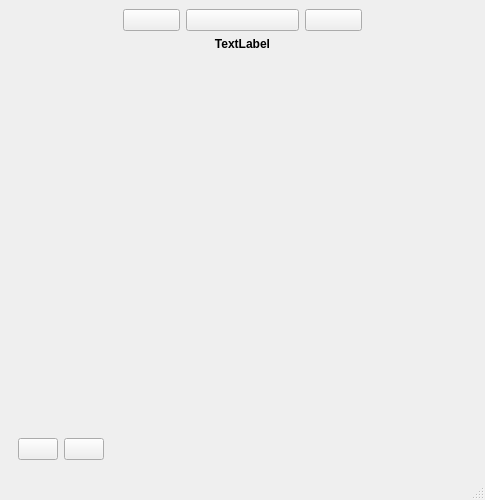
<?xml version="1.0" encoding="UTF-8"?>
<ui version="4.0">
 <class>MainWindow</class>
 <widget class="QMainWindow" name="MainWindow">
  <property name="geometry">
   <rect>
    <x>0</x>
    <y>0</y>
    <width>485</width>
    <height>500</height>
   </rect>
  </property>
  <property name="windowTitle">
   <string>Harvest Timer</string>
  </property>
  <widget class="QWidget" name="centralwidget">
   <layout class="QVBoxLayout" name="verticalLayout_2">
    <item>
     <layout class="QGridLayout" name="gridLayout_2" columnstretch="2,1,2,1,2">
      <item row="0" column="1">
       <widget class="QPushButton" name="date_back_button">
        <property name="layoutDirection">
         <enum>Qt::LeftToRight</enum>
        </property>
        <property name="text">
         <string notr="true"/>
        </property>
        <property name="icon">
         <iconset theme="go-previous">
          <normaloff>.</normaloff>.</iconset>
        </property>
       </widget>
      </item>
      <item row="0" column="0">
       <spacer name="horizontalSpacer_2">
        <property name="orientation">
         <enum>Qt::Horizontal</enum>
        </property>
        <property name="sizeHint" stdset="0">
         <size>
          <width>40</width>
          <height>20</height>
         </size>
        </property>
       </spacer>
      </item>
      <item row="0" column="3">
       <widget class="QPushButton" name="date_forward_button">
        <property name="text">
         <string notr="true"/>
        </property>
        <property name="icon">
         <iconset theme="go-next">
          <normaloff>.</normaloff>.</iconset>
        </property>
       </widget>
      </item>
      <item row="0" column="2">
       <widget class="QPushButton" name="date_current_button">
        <property name="text">
         <string/>
        </property>
        <property name="icon">
         <iconset theme="view-calendar">
          <normaloff>.</normaloff>.</iconset>
        </property>
       </widget>
      </item>
      <item row="0" column="4">
       <spacer name="horizontalSpacer_3">
        <property name="orientation">
         <enum>Qt::Horizontal</enum>
        </property>
        <property name="sizeHint" stdset="0">
         <size>
          <width>40</width>
          <height>20</height>
         </size>
        </property>
       </spacer>
      </item>
      <item row="1" column="2">
       <widget class="DateLabel" name="date_label">
        <property name="font">
         <font>
          <weight>75</weight>
          <bold>true</bold>
         </font>
        </property>
        <property name="text">
         <string notr="true">TextLabel</string>
        </property>
        <property name="alignment">
         <set>Qt::AlignCenter</set>
        </property>
       </widget>
      </item>
     </layout>
    </item>
    <item>
     <widget class="TasksScrollArea" name="scrollArea">
      <property name="frameShape">
       <enum>QFrame::NoFrame</enum>
      </property>
      <property name="lineWidth">
       <number>0</number>
      </property>
      <property name="verticalScrollBarPolicy">
       <enum>Qt::ScrollBarAlwaysOff</enum>
      </property>
      <property name="widgetResizable">
       <bool>true</bool>
      </property>
      <widget class="QWidget" name="scrollAreaWidgetContents">
       <property name="geometry">
        <rect>
         <x>0</x>
         <y>0</y>
         <width>473</width>
         <height>321</height>
        </rect>
       </property>
       <layout class="QVBoxLayout" name="scroll_area_widget_layout"/>
      </widget>
     </widget>
    </item>
    <item alignment="Qt::AlignBottom">
     <widget class="QWidget" name="widget" native="true">
      <layout class="QHBoxLayout" name="horizontalLayout">
       <item>
        <widget class="QPushButton" name="new_task_button">
         <property name="text">
          <string/>
         </property>
         <property name="icon">
          <iconset theme="list-add">
           <normaloff>.</normaloff>.</iconset>
         </property>
        </widget>
       </item>
       <item>
        <widget class="QPushButton" name="favourites_button">
         <property name="text">
          <string/>
         </property>
         <property name="icon">
          <iconset theme="bookmarks"/>
         </property>
        </widget>
       </item>
       <item>
        <spacer name="horizontalSpacer">
         <property name="orientation">
          <enum>Qt::Horizontal</enum>
         </property>
         <property name="sizeHint" stdset="0">
          <size>
           <width>40</width>
           <height>20</height>
          </size>
         </property>
        </spacer>
       </item>
      </layout>
     </widget>
    </item>
   </layout>
  </widget>
  <widget class="QMenuBar" name="menubar">
   <property name="geometry">
    <rect>
     <x>0</x>
     <y>0</y>
     <width>485</width>
     <height>30</height>
    </rect>
   </property>
  </widget>
  <widget class="QStatusBar" name="statusbar"/>
 </widget>
 <customwidgets>
  <customwidget>
   <class>DateLabel</class>
   <extends>QLabel</extends>
   <header>datelabel.h</header>
  </customwidget>
  <customwidget>
   <class>TasksScrollArea</class>
   <extends>QScrollArea</extends>
   <header>tasksscrollarea.h</header>
   <container>1</container>
  </customwidget>
 </customwidgets>
 <resources>
  <include location="icons.qrc"/>
 </resources>
 <connections/>
</ui>
